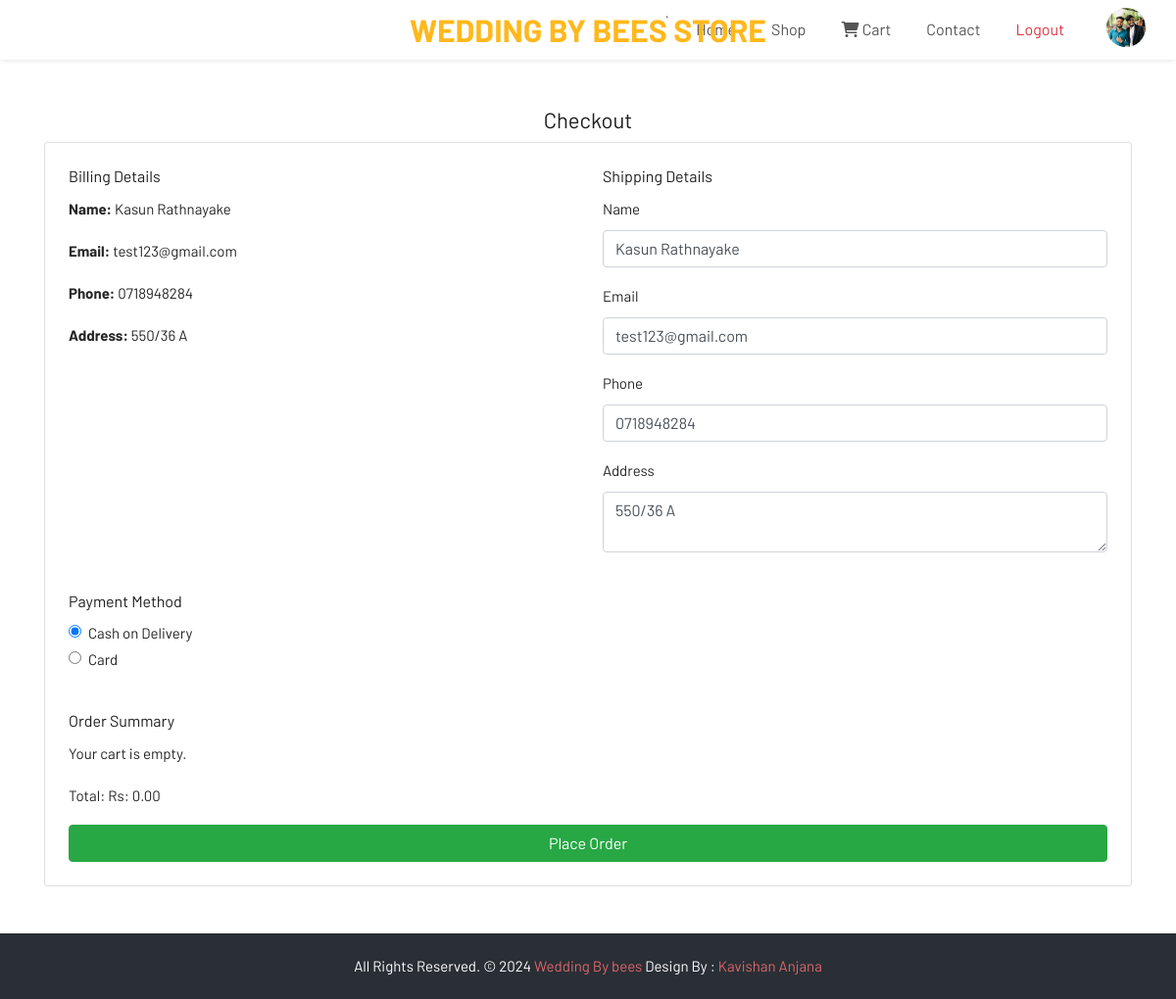
Screenshot of /shop/checkout.php (signed in) with the database file from the repository.
### tables this page shows
CREATE TABLE `customer` (
  `id` int(11) NOT NULL,
  `name` varchar(255) NOT NULL,
  `email` varchar(255) NOT NULL,
  `phone` varchar(20) NOT NULL,
  `address` text NOT NULL,
  `password` varchar(255) NOT NULL,
  `profile_pic` varchar(255) DEFAULT NULL,
  `created_at` timestamp NOT NULL DEFAULT current_timestamp()
);

CREATE TABLE `general_settings` (
  `id` int(11) NOT NULL,
  `website_name` varchar(255) NOT NULL,
  `facebook_url` varchar(255) DEFAULT NULL,
  `instagram_url` varchar(255) DEFAULT NULL,
  `phone` varchar(15) DEFAULT NULL,
  `address` text DEFAULT NULL,
  `logo` varchar(255) DEFAULT NULL,
  `about_us_text` text DEFAULT NULL,
  `about_us_text_2` text NOT NULL,
  `about_us_image1` varchar(255) DEFAULT NULL,
  `about_us_image2` varchar(255) DEFAULT NULL,
  `packages_text` text NOT NULL,
  `gallery_text` text NOT NULL,
  `event_text` text NOT NULL,
  `auther` varchar(100) NOT NULL
);

### shop/inc/links.php (called while the page is built)
<?php
$sql_general_settings = "SELECT * FROM general_settings WHERE id = 1";
$result_general_settings = $conn->query($sql_general_settings);
$result_general = $result_general_settings->fetch_assoc();
?>

### shop/checkout.php (the view, shortened to what this page needs)
<?php
require_once('inc/config.php');
require_once('inc/links.php');
$customer_id = $_SESSION['customer_id'];
$sql = "SELECT * FROM customer WHERE id = $customer_id";
$result = mysqli_query($conn, $sql);
$customer = mysqli_fetch_assoc($result);
?>
<!DOCTYPE html>
<html lang="en">
<head>
    <link rel="stylesheet" href="../css/checkout.css">
    <link rel="stylesheet" href="../css/bootstrap.min.css">
    <link rel="stylesheet" href="https://cdnjs.cloudflare.com/ajax/libs/font-awesome/6.0.0-beta3/css/all.min.css">
</head>
<body>
    <?php include('header.php'); ?>
    <div class="container my-5">
    <h2 class="text-center">Checkout</h2>
    <div class="card p-4">
        <div class="row">
            <div class="col-md-6">
                <h4>Billing Details</h4>
                <p><strong>Name:</strong> <?php echo htmlspecialchars($customer['name']); ?></p>
                <p><strong>Email:</strong> <?php echo htmlspecialchars($customer['email']); ?></p>
                <p><strong>Phone:</strong> <?php echo htmlspecialchars($customer['phone']); ?></p>
                <p><strong>Address:</strong> <?php echo htmlspecialchars($customer['address']); ?></p>
            </div>
            <div class="col-md-6">
                <h4>Shipping Details</h4>
                <form id="shippingForm">
                    <div class="mb-3">
                        <label for="shippingName" class="form-label">Name</label>
                        <input type="text" id="shippingName" name="shippingName" class="form-control"
                            value="<?php echo htmlspecialchars($customer['name']); ?>" required>
                    </div>
                    <div class="mb-3">
                        <label for="shippingEmail" class="form-label">Email</label>
                        <input type="email" id="shippingEmail" name="shippingEmail" class="form-control"
                            value="<?php echo htmlspecialchars($customer['email']); ?>" required>
                    </div>
                    <div class="mb-3">
                        <label for="shippingPhone" class="form-label">Phone</label>
                        <input type="text" id="shippingPhone" name="shippingPhone" class="form-control"
                            value="<?php echo htmlspecialchars($customer['phone']); ?>" required>
                    </div>
                    <div class="mb-3">
                        <label for="shippingAddress" class="form-label">Address</label>
                        <textarea id="shippingAddress" name="shippingAddress" class="form-control" required><?php echo htmlspecialchars($customer['address']); ?></textarea>
                    </div>
                </form>
            </div>
        </div>
        <div class="mt-4">
            <h4>Payment Method</h4>
            <form id="paymentForm">
                <div class="form-check">
                    <input class="form-check-input" type="radio" name="paymentMethod" id="cashOnDelivery" value="Cash on Delivery" checked>
                    <label class="form-check-label" for="cashOnDelivery">
                        Cash on Delivery
                    </label>
                </div>
                <div class="form-check">
                    <input class="form-check-input" type="radio" name="paymentMethod" id="cardPayment" value="Card">
                    <label class="form-check-label" for="cardPayment">
                        Card
                    </label>
                </div>
            </form>
        </div>
        <div class="mt-4">
            <h4>Order Summary</h4>
            <div id="cartItems"></div>
            <p class="fw-bold">Total: Rs: <span id="totalPrice">0.00</span></p>
        </div>
        <button id="placeOrderButton" class="btn btn-success w-100">Place Order</button>
    </div>
</div>
    <?php include('footer.php'); ?>
</body>
</html>

### shop/header.php (shortened to what this page needs)
<?php
include('inc/config.php');
?>
<link rel="stylesheet" href="../css/style.css">
<nav id="nav-bar" class="navbar navbar-expand-lg navbar-light bg-white px-lg-3 py-lg-2 shadow-sm sticky-top">
    <div class="container-fluid">
        <a class="navbar-brand me-5 fw-bold fs-3 h-font" style="color:#FFB81C;" href="shop.php">Wedding By Bees Store</a>
        <div class="collapse navbar-collapse" id="navbarSupportedContent">
            <ul class="navbar-nav me-auto mb-2 mb-lg-0">
           `    <li class="nav-item">
                    <a class="nav-link me-2" href="../index.php">Home</a>
                </li>
                <li class="nav-item">
                    <a class="nav-link me-2" href="shop.php">Shop</a>
                </li>
                <li class="nav-item">
                    <a class="nav-link me-2"  data-bs-toggle="modal" data-bs-target="#cartModal" href=""><i class="fas fa-cart-shopping"></i> Cart</a>
                </li>
                <li class="nav-item">
                    <a class="nav-link me-2" href="contact.php">Contact</a>
                </li>
                <?php if (isset($_SESSION['customer_id'])): ?>
                    <li class="nav-item">
                        <a href="inc/auth.php?logout=true" class="nav-link text-danger" onclick="return confirm('Are you sure you want to log out?')">Logout</a>
                    </li>
                    <li class="nav-item">
                        <?php
                            $sql = "SELECT profile_pic FROM customer WHERE id = {$_SESSION['customer_id']}";
                            $result = mysqli_query($conn, $sql);
                            $row = mysqli_fetch_assoc($result);
                        ?>
                        <a href="account.php">
                            <img src="../images/profile_pics/<?php echo htmlspecialchars($row['profile_pic']); ?>" alt="Profile" class="profile-pic">
                        </a>
                    </li>
                <?php endif; ?>
            </ul>
        </div>
    </div>
</nav>

### shop/footer.php
<link rel="stylesheet" href="../css/style.css">
<footer class="footer-box">
		<div class="container">
			<div class="row">
				<div class="col-lg-12">
					<p class="footer-company-name">All Rights Reserved. &copy; 2024 <a href="#"><?php echo $result_general['website_name']?></a> Design By : <a href="#"><?php echo $result_general['auther']?></a></p>
				</div>
			</div>
		</div>
	</footer>

### css/checkout.css (style rules this page uses)
#nav-bar { background-color: white; padding: 10px 20px; box-shadow: 0 2px 5px rgba(0, 0, 0, 0.1); }
#nav-bar .navbar-brand { font-size: 2rem; font-weight: bold; text-transform: uppercase; color: #dd666c; position: absolute; left: 50%; transform: translateX(-50%); }
#nav-bar .navbar-nav { display: flex; justify-content: flex-end; width: 100%; }
#nav-bar .nav-item { margin-left: 20px; }
#nav-bar .nav-link { font-size: 1rem; color: #555; transition: color 0.3s; }
.profile-pic { width: 40px; height: 40px; border-radius: 50%; cursor: pointer; margin-left: 15px; }
.footer-box { background: #292f35; padding: 20px 0; }
.footer-box .footer-company-name { text-align: center; margin: 0px; color: #ffffff; }
.footer-box .footer-company-name a { color: #dd666c; }

### css/style.css (style rules this page uses)
body { color: #252525; font-size: 15px; font-family: "Barlow", sans-serif; line-height: 1.80857; }
a { color: #1f1f1f; text-decoration: none !important; outline: none !important; -webkit-transition: all 0.3s ease-in-out; -moz-transition: all 0.3s ease-in-out; -ms-transition: all 0.3s ease-in-out; -o-transition: all 0.3s ease-in-out; transition: all 0.3s ease-in-out; }
h1, h2, h3, h4, h5, h6 { letter-spacing: 0; font-weight: normal; position: relative; padding: 0 0 10px 0; font-weight: normal; line-height: 120% !important; color: #1f1f1f; margin: 0; }
h2 { font-size: 22px; }
h4 { font-size: 16px; }
a { color: #1f1f1f; text-decoration: none; outline: none; }
a, .btn { text-decoration: none !important; outline: none !important; -webkit-transition: all 0.3s ease-in-out; -moz-transition: all 0.3s ease-in-out; -ms-transition: all 0.3s ease-in-out; -o-transition: all 0.3s ease-in-out; transition: all 0.3s ease-in-out; }
ul, li, ol { list-style: none; margin: 0px; padding: 0px; }
.footer-box { background: #292f35; padding: 20px 0; }
.footer-box .footer-company-name { text-align: center; margin: 0px; color: #ffffff; }
.footer-box .footer-company-name a { color: #dd666c; }

### rows the page displays
customer: profile_pic (picture), name "Kasun Rathnayake", email "test123@gmail.com", phone "0718948284", address "550/36 A", shippingName "Kasun Rathnayake", shippingEmail "test123@gmail.com", shippingPhone "0718948284", shippingAddress "550/36 A"
general_settings: website_name "Wedding By bees", auther "Kavishan Anjana"
